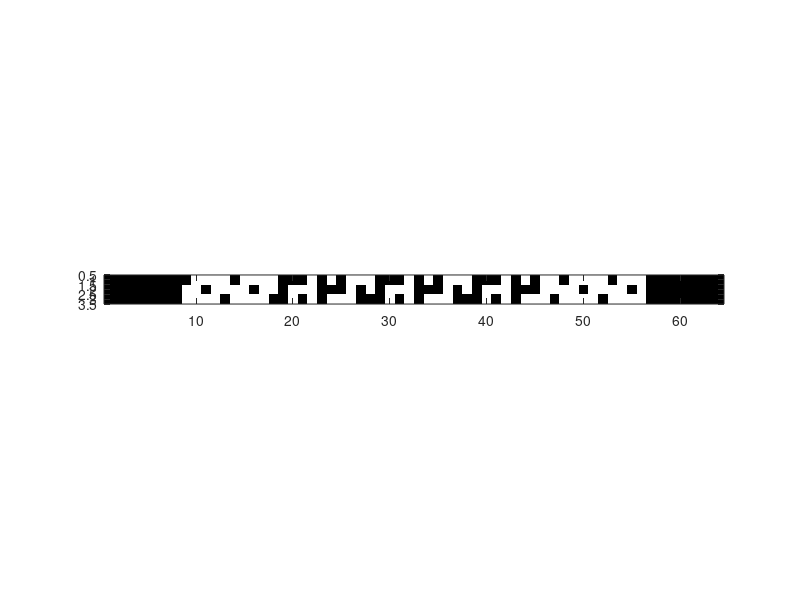

The MATLAB source for this figure:
% دادهها به صورت بایت (Hex)
data = [...
    0x00 0x7B 0xC5 0x71 0x5C 0x56 0xF7 0x00; ...
    0x00 0xDE 0xDC 0x57 0x15 0xC7 0xBD 0x00; ...
    0x00 0xF7 0x95 0xC5 0x71 0x5D 0xEF 0x00];

[n_rows, n_bytes] = size(data);

% ماتریس بیتها
img_matrix = zeros(n_rows, n_bytes*8); % 3x64

for r = 1:n_rows
    row_bits = [];
    for b = 1:n_bytes
        bits = de2bi(data(r,b),8,'left-msb');
        row_bits = [row_bits bits];
    end
    img_matrix(r,:) = row_bits;
end

% نمایش تصویری
figure;
imshow(img_matrix, 'InitialMagnification','fit');
colormap(gray(2));
axis on;

% نمایش متنی w/b
for r = 1:n_rows
    str = strrep(strrep(num2str(img_matrix(r,:)), '1','b'),'0','w');
    disp(['Row ' num2str(r) ': ' str]);
end
